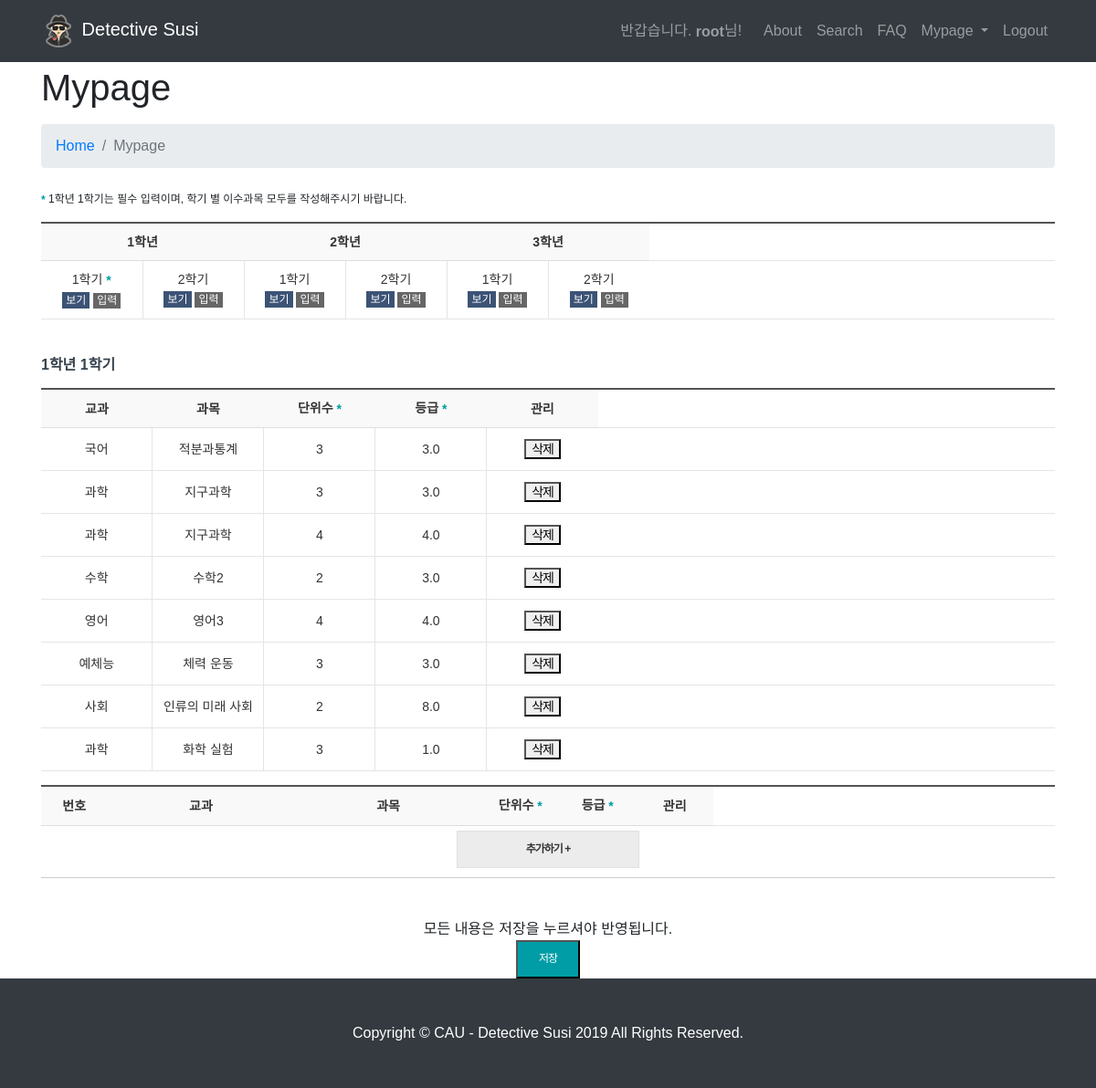
The app's page /mypage/?igrade=11 (signed in), older data.
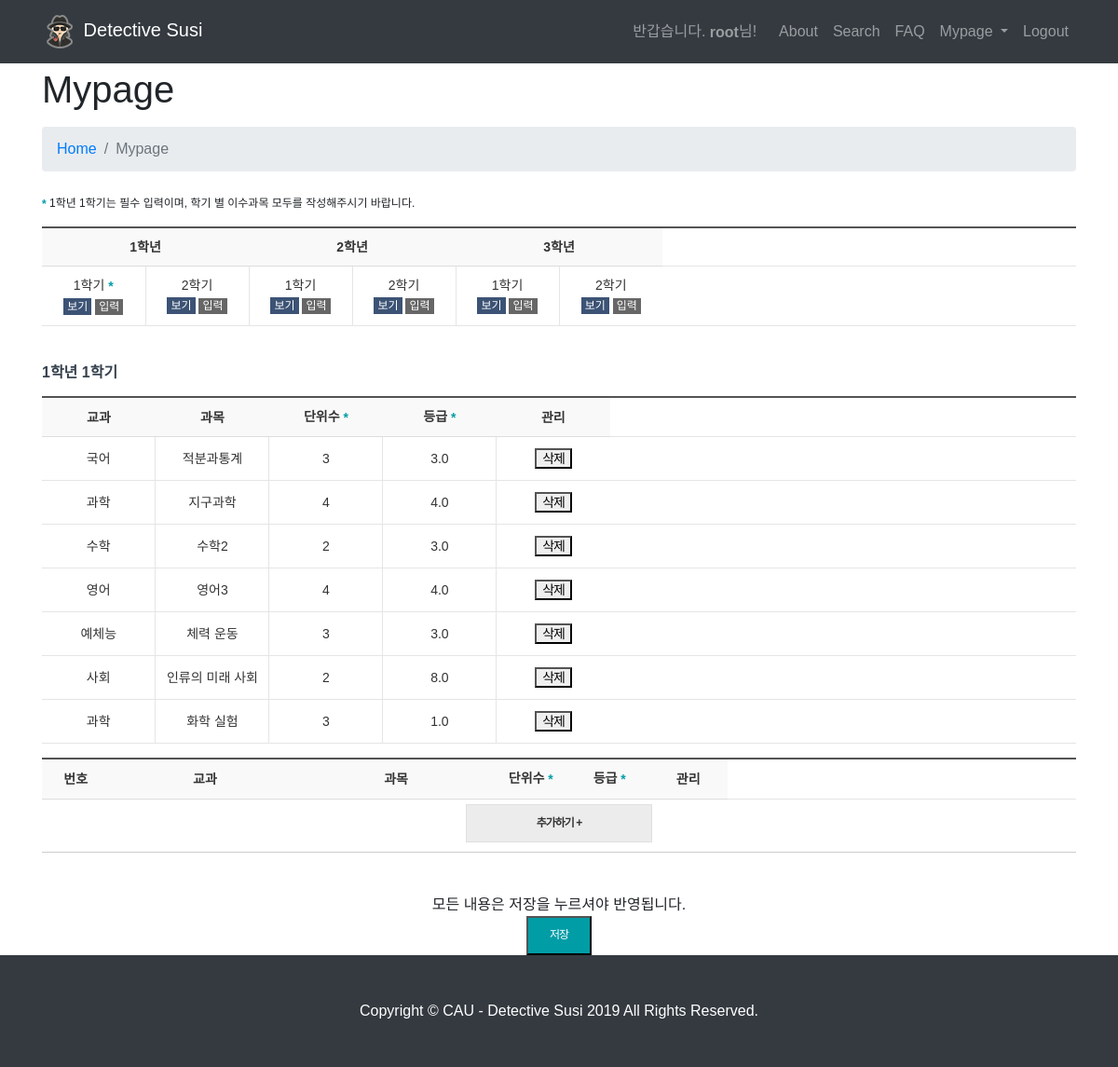
The same page, newer data.
### main/models.py (models this page shows)
class input_data(models.Model):
	user = models.ForeignKey(User,on_delete=models.CASCADE)	# user
	grade = models.IntegerField(null=True,blank=True)		# 학년,학기 11,12,21,22,31,32
	subject1 = models.CharField(null=True,blank=True,max_length=50)	# 교과
	subject2 = models.CharField(null=True,blank=True,max_length=50) # 과목
	complete_unit = models.IntegerField(null=True,blank=True)		# 이수단위
	rate = models.FloatField(null=True,blank=True)		# 취득한 등급

### main/views.py (the view)
# urls.py: path('mypage/', views.mypage, name='mypage'),
def mypage(request):
    user=request.user
    igrade = request.GET['igrade']
    input_rs = input_data.objects.filter(user=user).filter(grade=igrade)
    context = {
        'igrade':igrade,
        'input_rs':input_rs,
    }
    return render(request,'main/mypage.html',context)

### main/templates/main/mypage.html (shortened to what the changed rows need)
{% extends "main/layout.html" %}
{% load static %}
{% block content %}
<link rel="stylesheet" href="{% static 'css/isu.css' %}">
  <div class="container">
    <h1>　</h1>
    <h1 class="mt-4 mb-3">Mypage</h1>
  {% if user.is_authenticated %}
<div>
    <table class="list_tbl02">
        <colgroup>
        </colgroup>
        <thead>
            <tr>
                <th colspan="2" scope="col"><center>1학년</center></th>
                <th colspan="2" scope="col"><center>2학년</center></th>
                <th colspan="2" scope="col"><center>3학년</center></th>
            </tr>
        </thead>
    </table>
</div>
<div id="scoreDetailView" class="table_box4 mgt25">
{% if input_rs %}
<table class="list_tbl02">
    <colgroup>
    </colgroup>
    <thead>
        <tr>
            <th scope="col"><center>교과</center></th>
            <th scope="col"><center>과목</center></th>
            <th scope="col"><center>단위수<span class="f_pit"> *</span></center></th>
            <th scope="col"><center>등급<span class="f_pit"> *</span></center></th>
            <th scope="col"><center>관리</center></th>
        </tr>
    </thead>
{% for s in input_rs %}
    <tr id="saved_row-{{s.id}}">
      <td id="{{s.id}}"><input type="hidden" id="{{s.id}}" name="{{s.id}}" value="C0001">{{s.subject1}}</td>
      <td id="{{s.id}}"><input type="hidden" id="{{s.id}}" name="{{s.id}}" value="S0586">{{s.subject2}}</td>
      <td id="{{s.id}}"><input type="hidden" id="{{s.id}}" name="{{s.id}}" value="2">{{s.complete_unit}}</td>
      <td id="{{s.id}}"><input type="hidden" id="{{s.id}}" name="{{s.id}}" value="3">{{s.rate}}</td>
      <td><button type="button" class="btnc_click05_{{s.id}}" onclick="btn_delete2_onclick({{s.id}});">삭제</button></td>
    </tr>
{% endfor %}
</table><center>
{% endif %}
<form name="stdptSesScr" id="stdptSesScr" method="post" action="igradeWork/?igrade={{igrade}}">
<table class="list_tbl02">
    <colgroup>
    </colgroup>
    <thead>
        <tr>
            <th scope="col"><center>번호</center></th>
            <th scope="col"><center>교과</center></th>
            <th scope="col"><center>과목</center></th>
            <th scope="col"><center>단위수<span class="f_pit"> *</span></center></th>
            <th scope="col"><center>등급<span class="f_pit"> *</span></center></th>
            <th scope="col"><center>관리</center></th>
        </tr>
    </thead>
</table>
</center>
</div>
</div>
  {% else %}
  <script type="text/javascript">
    alert('로그인이 필요합니다! \n로그인 화면으로 이동합니다.')
    window.location.href = '/login';
  </script>
{% endif %}
{% endblock %}

Row changes from the older to the newer data that the page shows:
removed input_data: subject1 "과학", subject2 "지구과학", complete_unit "3", rate "3.0"
